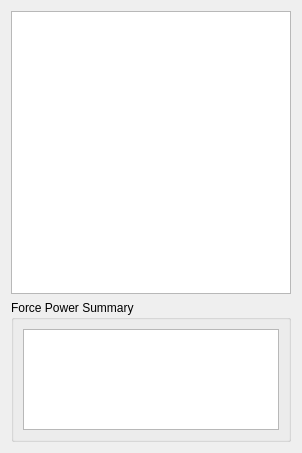
      <widget class="QWidget" name="powersTab">
       <attribute name="title">
        <string>Powers</string>
       </attribute>
       <layout class="QVBoxLayout" name="verticalLayout_17" stretch="2,1">
        <item>
         <widget class="QListWidget" name="powerList">
          <property name="toolTip">
           <string>Force Power List (GFF: ClassList → KnownList0/1/2). Lists Force powers and spells
            known by this creature. Powers are stored per class in ClassList: each class has
            KnownList0 (level 1), KnownList1 (level 2), KnownList2 (level 3) containing Spell IDs
            (WORD 0–65535) that reference spells.2da. The game uses these for Jedi/Sith Force
            abilities and special attacks. Modders: add powers to grant Force Push, Heal, etc.;
            remove to restrict NPCs. Powers must match the creature's classes (e.g. Jedi Guardian
            powers for Guardian class). Invalid spell IDs are ignored at runtime.</string>
          </property>
         </widget>
        </item>
        <item>
         <widget class="QGroupBox" name="groupBox_29">
          <property name="title">
           <string>Force Power Summary</string>
          </property>
          <layout class="QGridLayout" name="gridLayout_8">
           <item row="0" column="0">
            <widget class="QPlainTextEdit" name="powerSummaryEdit">
             <property name="toolTip">
              <string>Read-only summary of the creature's Force powers and spells (GFF: ClassList →
               KnownList0/1/2). Lists power names from spells.2da. Add or remove powers using the
               Powers list above; this panel updates automatically. The game grants these abilities
               when the creature loads.</string>
             </property>
             <property name="readOnly">
              <bool>true</bool>
             </property>
            </widget>
           </item>
          </layout>
         </widget>
        </item>
       </layout>
      </widget>
